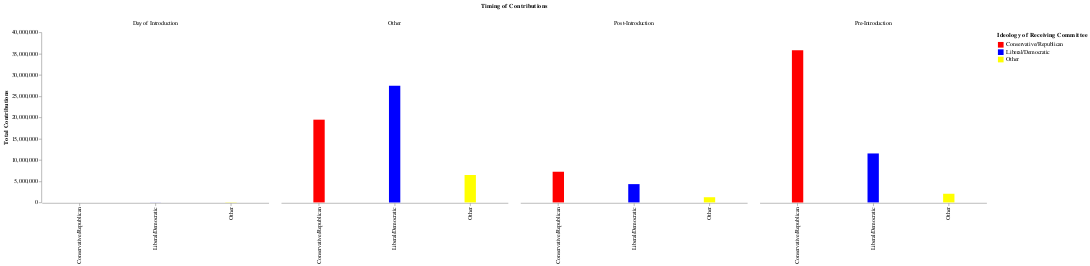

Notebook code cell kept with this figure:
### Code cell
chart = alt.Chart(grouped_by_category_18).mark_bar(size=20).encode(
    alt.X("ideology", axis=alt.Axis(title="", grid=False)),
    alt.Y("total_amount", axis=alt.Axis(title="Total Contributions", grid=False)),
    column = alt.Column("pre_post_introduction", title="Timing of Contributions"),
    color = alt.Color("ideology", scale = alt.Scale(range=["red", "blue", "yellow"]),
                      title="Ideology of Receiving Committee"),
    tooltip = [alt.Tooltip("total_amount", title="Total Contributions")]
).configure_view(
    stroke = "transparent"
)

chart.display()
chart.save("chart_18.html")

### Figure 1 — Vega-Lite specification as saved in the notebook (floating-point values rounded to 4 significant figures)
{"$schema": "https://vega.github.io/schema/vega-lite/v2.6.0.json", "config": {"view": {"height": 300, "stroke": "transparent", "width": 400}}, "data": {"name": "data-400250985daa1e1f0f6601b635ff8113"}, "datasets": {"data-400250985daa1e1f0f6601b635ff8113": [{"ideology": "Conservative/Republican", "num_contributions": 1066, "num_donors": 129, "pct_total_amount": 0.1685, "pre_post_introduction": "Other", "total_amount": 19457310}, {"ideology": "Conservative/Republican", "num_contributions": 525, "num_donors": 91, "pct_total_amount": 0.06247, "pre_post_introduction": "Post-Introduction", "total_amount": 7214809}, {"ideology": "Conservative/Republican", "num_contributions": 2130, "num_donors": 157, "pct_total_amount": 0.3097, "pre_post_introduction": "Pre-Introduction", "total_amount": 35764078}, {"ideology": "Liberal/Democratic", "num_contributions": 5, "num_donors": 2, "pct_total_amount": 0.0001403, "pre_post_introduction": "Day of Introduction", "total_amount": 16200}, {"ideology": "Liberal/Democratic", "num_contributions": 1289, "num_donors": 95, "pct_total_amount": 0.2378, "pre_post_introduction": "Other", "total_amount": 27463013}, {"ideology": "Liberal/Democratic", "num_contributions": 458, "num_donors": 68, "pct_total_amount": 0.03726, "pre_post_introduction": "Post-Introduction", "total_amount": 4302773}, {"ideology": "Liberal/Democratic", "num_contributions": 1587, "num_donors": 123, "pct_total_amount": 0.0997, "pre_post_introduction": "Pre-Introduction", "total_amount": 11514706}, {"ideology": "Other", "num_contributions": 3, "num_donors": 3, "pct_total_amount": 0.0004763, "pre_post_introduction": "Day of Introduction", "total_amount": 55010}, {"ideology": "Other", "num_contributions": 145, "num_donors": 75, "pct_total_amount": 0.05583, "pre_post_introduction": "Other", "total_amount": 6448404}, {"ideology": "Other", "num_contributions": 79, "num_donors": 40, "pct_total_amount": 0.01056, "pre_post_introduction": "Post-Introduction", "total_amount": 1219954}, {"ideology": "Other", "num_contributions": 217, "num_donors": 94, "pct_total_amount": 0.01763, "pre_post_introduction": "Pre-Introduction", "total_amount": 2036067}]}, "encoding": {"color": {"field": "ideology", "scale": {"range": ["red", "blue", "yellow"]}, "title": "Ideology of Receiving Committee", "type": "nominal"}, "column": {"field": "pre_post_introduction", "title": "Timing of Contributions", "type": "nominal"}, "tooltip": [{"field": "total_amount", "title": "Total Contributions", "type": "quantitative"}], "x": {"axis": {"grid": false, "title": ""}, "field": "ideology", "type": "nominal"}, "y": {"axis": {"grid": false, "title": "Total Contributions"}, "field": "total_amount", "type": "quantitative"}}, "mark": {"size": 20, "type": "bar"}}
